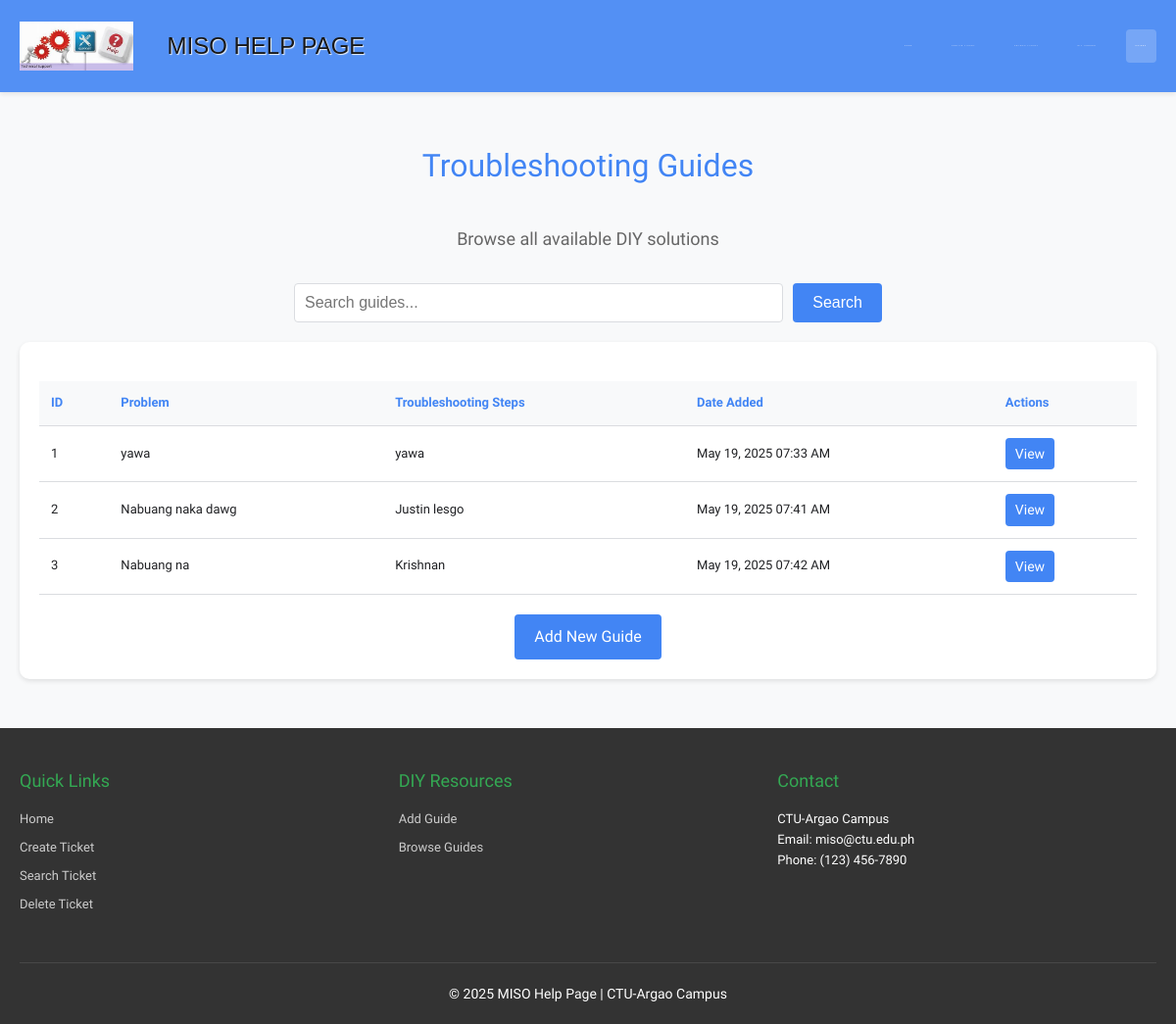
/viewguide.php, run on the app's committed database.
### tables this page shows
CREATE TABLE `diy` (
  `id` int(11) NOT NULL,
  `problem` varchar(255) NOT NULL,
  `troubleshooting` text NOT NULL,
  `created_at` timestamp NOT NULL DEFAULT current_timestamp()
);

### functions.php (called while the page is built, shortened)
<?php
function get_db_connection() {
    $servername = "localhost";
    $username = "root";
    $password = "";
    $dbname = "finalproject";
    $connection = new mysqli($servername, $username, $password, $dbname);
    $connection->set_charset("utf8");
    return $connection;
}
function format_datetime($datetime, $format = 'M d, Y h:i A') {
    $date = new DateTime($datetime);
    return $date->format($format);
}
function get_all_diy_guides($limit = null, $offset = 0) {
    $conn = get_db_connection();
    $sql = "SELECT * FROM diy ORDER BY id ASC";
    $result = $conn->query($sql);
    $guides = [];
    if ($result->num_rows > 0) {
        while ($row = $result->fetch_assoc()) {
            $guides[] = $row;
        }
    }
    return $guides;
}
?>

### viewguide.php (the view, shortened to what this page needs)
<?php
require_once 'functions.php';
$pageTitle = "Troubleshooting Guides";
$pageSubtitle = "Browse all available DIY solutions";
include 'header.php';
$guides = get_all_diy_guides();
if (isset($_GET["id"])) {
    $id = $_GET["id"];
    $guide = get_diy_guide($id);
    if ($guide) {
        ?>
        <div class="guide-details">
            <div class="guide-header">
                <h2><?php echo htmlspecialchars($guide["problem"]); ?></h2>
                <span class="guide-date">Added on: <?php echo format_datetime($guide["created_at"]); ?></span>
            </div>
            <div class="guide-content">
                <h3>Troubleshooting Steps:</h3>
                <div class="guide-steps">
                    <?php echo nl2br(htmlspecialchars($guide["troubleshooting"])); ?>
                </div>
            </div>
            <div class="guide-actions">
                <a href="viewguide.php" class="btn btn-primary">View All Guides</a>
                <a href="diy_corner.html" class="btn btn-secondary">Add New Guide</a>
            </div>
        </div>
        <?php
    } else {
        echo '<div class="alert alert-error">No guide found with that ID.</div>';
        echo '<p class="text-center"><a href="viewguide.php" class="btn btn-primary">View All Guides</a></p>';
    }
} else {
    ?>
    <div class="search-form">
        <form method="GET" action="viewguide.php">
            <div class="form-group">
                <input type="text" name="search" placeholder="Search guides..." value="<?php echo isset($_GET['search']) ? htmlspecialchars($_GET['search']) : ''; ?>">
                <button type="submit" class="btn btn-primary">Search</button>
            </div>
        </form>
    </div>
    <div class="guides-container">
        <?php if (empty($guides)): ?>
            <div class="no-guides">
                <p>No guides available yet. Be the first to share your knowledge!</p>
                <a href="diy_corner.html" class="btn btn-primary">Add Guide</a>
            </div>
        <?php else: ?>
            <table class="guides-table">
                <thead>
                    <tr>
                        <th>ID</th>
                        <th>Problem</th>
                        <th>Troubleshooting Steps</th>
                        <th>Date Added</th>
                        <th>Actions</th>
                    </tr>
                </thead>
                <tbody>
                    <?php foreach ($guides as $guide): ?>
                        <tr>
                            <td><?php echo $guide["id"]; ?></td>
                            <td><?php echo htmlspecialchars($guide["problem"]); ?></td>
                            <td>
                                <?php
                                    $steps = htmlspecialchars($guide["troubleshooting"]);
                                    echo (strlen($steps) > 100) ? substr($steps, 0, 100) . '...' : $steps;
                                ?>
                            </td>
                            <td><?php echo format_datetime($guide["created_at"]); ?></td>
                            <td>
                                <a href="viewguide.php?id=<?php echo $guide["id"]; ?>" class="btn btn-sm btn-primary">View</a>
                            </td>
                        </tr>
                    <?php endforeach; ?>
                </tbody>
            </table>
            <div class="guides-actions">
                <a href="diy_corner.html" class="btn btn-primary">Add New Guide</a>
            </div>
        <?php endif; ?>
    </div>
    <?php
}
?>
<?php
include 'footer.php';
?>

### header.php (shortened to what this page needs)
<!DOCTYPE html>
<html lang="en">
<head>
    <link rel="stylesheet" type="text/css" href="css/demo.css" />
    <link rel="stylesheet" type="text/css" href="css/style1.css" />
</head>
<body>
    <div class="header">
        <div class="main-container">
            <div class="header-content">
                <div class="logo-container">
                    <img src="Images/logo.jpg" alt="MISO Logo">
                    <h1 class="site-title">MISO Help Page</h1>
                </div>
                <ul class="nav-menu">
                    <li><a href="index.html">Home</a></li>
                    <li><a href="send_ticket.html">Create Ticket</a></li>
                    <li><a href="search.php">Search Ticket</a></li>
                    <li><a href="diy_corner.html">DIY Corner</a></li>
                    <li><a href="viewguide.php">Guides</a></li>
                </ul>
            </div>
        </div>
    </div>
    <div class="main-container">
        <?php if (isset($pageTitle)): ?>
            <h1 class="page-title"><?php echo $pageTitle; ?></h1>
            <?php if (isset($pageSubtitle)): ?>
                <p class="page-subtitle"><?php echo $pageSubtitle; ?></p>
            <?php endif; ?>
        <?php endif; ?>

### footer.php (shortened to what this page needs)
    </div>
    <footer class="site-footer">
        <div class="main-container">
            <div class="footer-content">
                <div class="footer-section">
                    <h3>Quick Links</h3>
                    <ul>
                        <li><a href="index.html">Home</a></li>
                        <li><a href="send_ticket.html">Create Ticket</a></li>
                        <li><a href="search.php">Search Ticket</a></li>
                        <li><a href="delete.php">Delete Ticket</a></li>
                    </ul>
                </div>
                <div class="footer-section">
                    <h3>DIY Resources</h3>
                    <ul>
                        <li><a href="diy_corner.html">Add Guide</a></li>
                        <li><a href="viewguide.php">Browse Guides</a></li>
                    </ul>
                </div>
                <div class="footer-section">
                    <h3>Contact</h3>
                    <p>CTU-Argao Campus</p>
                    <p>Email: miso@ctu.edu.ph</p>
                    <p>Phone: (123) 456-7890</p>
                </div>
            </div>
            <div class="footer-bottom">
                <p>&copy; <?php echo date("Y"); ?> MISO Help Page | CTU-Argao Campus</p>
            </div>
        </div>
    </footer>
</body>
</html>

### css/demo.css (style rules this page uses)
body { background:#e6eecc; color: #333; font-family: 'Terminal Dosis', Arial, sans-serif; font-size: 13px; width:100%; }
a { color: #fff; text-decoration: none; }
h1 { margin:0px; padding:20px; font-size:32px; color:#000; text-shadow:1px 1px 1px rgba(255,255,255,0.9); text-align:center; font-weight:400; }
.header { font-family: 'Arial Narrow', Arial, sans-serif; line-height: 24px; font-size: 11%; background: #000; opacity: 0.9; text-transform: uppercase; z-index: 9999; position: relative; -moz-box-shadow: 1px 0px 2px #000; -webkit-box-shadow: 1px 0px 2px #000; box-shadow: 1px 0px 2px #000; top: 0%; right: 0px; clip: rect(0px,auto,auto,auto); }
.header a { letter-spacing: 1px; color: #ddd; display: inline; float: right; padding-top: inherit; padding-right: inherit; padding-bottom: inherit; padding-left: inherit; }

### header.php (style rules this page uses)
:root { --primary-color: #4285f4; --secondary-color: #34a853; --accent-color: #ea4335; --light-bg: #f8f9fa; --dark-text: #202124; --light-text: #ffffff; --border-color: #dadce0; }
body { font-family: 'Terminal Dosis', Arial, sans-serif; margin: 0; padding: 0; background-color: var(--light-bg); color: var(--dark-text); line-height: 1.6; }
.main-container { max-width: 1200px; margin: 0 auto; padding: 0 20px; }
.header { background-color: var(--primary-color); color: var(--light-text); padding: 15px 0; box-shadow: 0 2px 5px rgba(0,0,0,0.1); }
.header-content { display: flex; justify-content: space-between; align-items: center; }
.logo-container { display: flex; align-items: center; }
.logo-container img { height: 50px; margin-right: 15px; border: none; }
.site-title { font-size: 24px; margin: 0; }
.nav-menu { list-style: none; display: flex; margin: 0; padding: 0; }
.nav-menu li { margin-left: 20px; }
.nav-menu a { color: var(--light-text); text-decoration: none; font-weight: 500; padding: 5px 10px; border-radius: 4px; transition: background-color 0.3s; }
.page-title { text-align: center; margin: 30px 0; color: var(--primary-color); font-size: 32px; }
.page-subtitle { text-align: center; margin-top: -15px; margin-bottom: 30px; color: #666; font-size: 18px; }

### viewguide.php (style rules this page uses)
.search-form { margin: 20px 0; text-align: center; }
.form-group { display: flex; justify-content: center; gap: 10px; max-width: 600px; margin: 0 auto; }
.form-group input[type="text"] { flex: 1; padding: 10px; border: 1px solid var(--border-color); border-radius: 4px; font-size: 16px; }
.guides-container { background-color: white; border-radius: 10px; padding: 20px; box-shadow: 0 2px 5px rgba(0,0,0,0.1); }
.guides-table { width: 100%; border-collapse: collapse; margin: 20px 0; }
.guides-table th, .guides-table td { padding: 12px; text-align: left; border-bottom: 1px solid var(--border-color); }
.guides-table th { background-color: var(--light-bg); font-weight: bold; color: var(--primary-color); }
.guides-actions { margin-top: 20px; text-align: center; }
.btn { display: inline-block; padding: 10px 20px; border: none; border-radius: 4px; cursor: pointer; font-size: 16px; text-decoration: none; text-align: center; transition: background-color 0.3s; }
.btn-sm { padding: 5px 10px; font-size: 14px; }
.btn-primary { background-color: var(--primary-color); color: white; }

### footer.php (style rules this page uses)
.site-footer { background-color: #333; color: #fff; padding: 40px 0 20px; margin-top: 50px; }
.footer-content { display: flex; flex-wrap: wrap; justify-content: space-between; }
.footer-section { flex: 1; min-width: 200px; margin-bottom: 20px; padding-right: 20px; }
.footer-section h3 { color: var(--secondary-color); margin-bottom: 15px; font-size: 18px; }
.footer-section ul { list-style: none; padding: 0; }
.footer-section ul li { margin-bottom: 8px; }
.footer-section a { color: #ccc; text-decoration: none; transition: color 0.3s; }
.footer-bottom { text-align: center; padding-top: 20px; margin-top: 20px; border-top: 1px solid rgba(255,255,255,0.1); font-size: 14px; }

### data on the page
diy: id "1", problem "yawa", troubleshooting "yawa", created_at "May 19, 2025 07:33 AM"
diy: id "2", problem "Nabuang naka dawg", troubleshooting "Justin lesgo", created_at "May 19, 2025 07:41 AM"
diy: id "3", problem "Nabuang na", troubleshooting "Krishnan", created_at "May 19, 2025 07:42 AM"

### other printed values
$pageTitle "Troubleshooting Guides"
$pageSubtitle "Browse all available DIY solutions"
